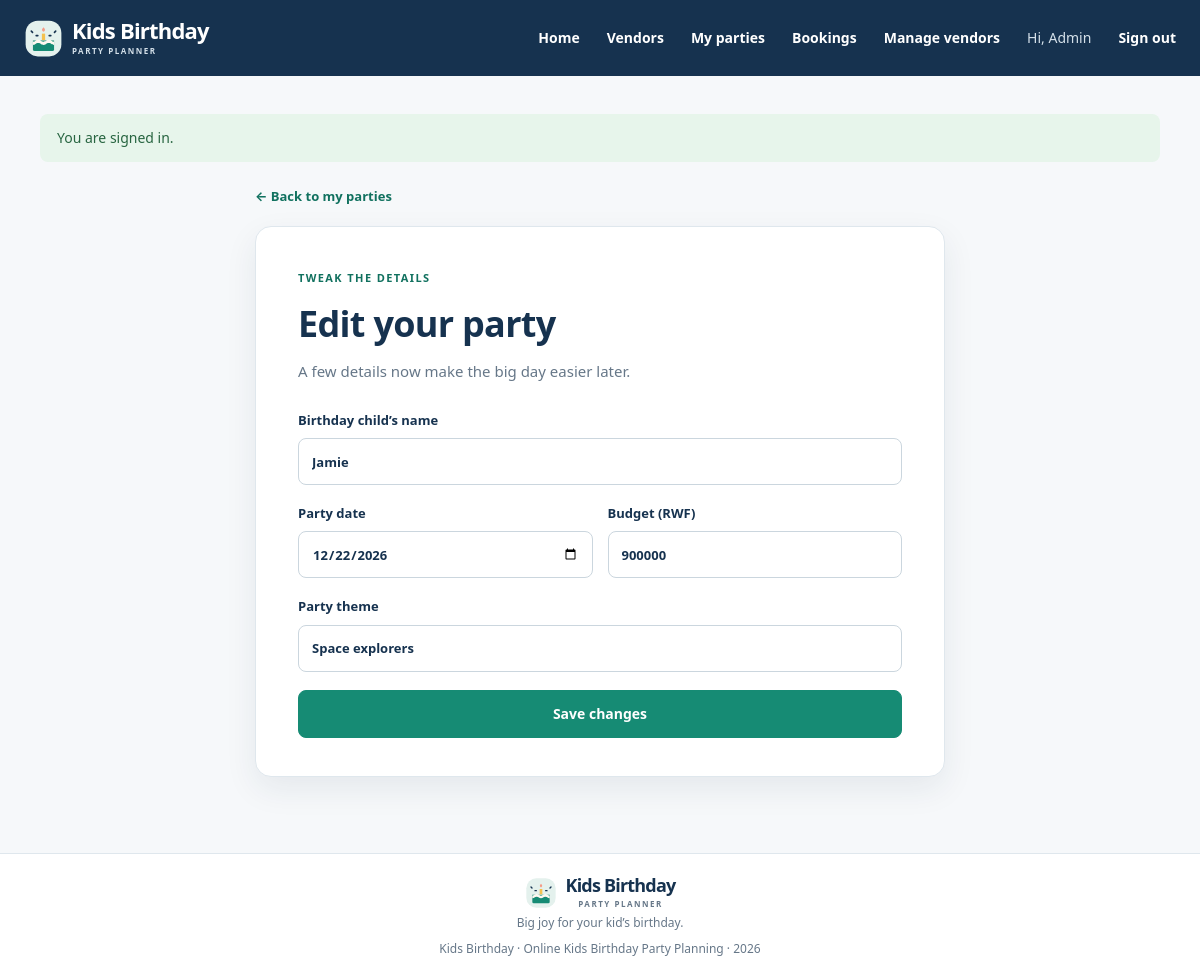
The app's page /index.php?r=parties/edit&id=1 (signed in) with its own data.
### tables this page shows
CREATE TABLE IF NOT EXISTS users (
    user_id INT UNSIGNED NOT NULL AUTO_INCREMENT,
    username VARCHAR(80) NOT NULL,
    email VARCHAR(190) NOT NULL,
    password_hash VARCHAR(255) NOT NULL,
    role ENUM('parent', 'admin') NOT NULL DEFAULT 'parent',
    created_at TIMESTAMP NOT NULL DEFAULT CURRENT_TIMESTAMP,
    PRIMARY KEY (user_id),
    UNIQUE KEY uq_users_email (email)
);

CREATE TABLE IF NOT EXISTS parties (
    party_id INT UNSIGNED NOT NULL AUTO_INCREMENT,
    parent_id INT UNSIGNED NOT NULL,
    child_name VARCHAR(80) NOT NULL,
    party_date DATE NOT NULL,
    theme VARCHAR(100) NOT NULL,
    budget DECIMAL(7,0) UNSIGNED NOT NULL,
    PRIMARY KEY (party_id),
    KEY idx_parties_parent_date (parent_id, party_date),
    CONSTRAINT fk_parties_parent FOREIGN KEY (parent_id)
        REFERENCES users (user_id) ON UPDATE CASCADE ON DELETE CASCADE
);

### app/Core/helpers.php (called while the page is built, shortened)
<?php
function db(): PDO
{
    return Database::connection();
}
function e($value): string
{
    return htmlspecialchars((string) $value, ENT_QUOTES | ENT_SUBSTITUTE, 'UTF-8');
}
function form_value(string $key, $default = ''): string
{
    return is_scalar($default) || $default === null ? (string) $default : '';
}
function current_user(): ?array
{
    return $_SESSION['user'] ?? null;
}
function render(string $view, array $data = []): void
{
    extract($data, EXTR_SKIP);
    $viewFile = __DIR__ . '/../Views/' . $view . '.php';
    require __DIR__ . '/../Views/layout/header.php';
    require $viewFile;
    require __DIR__ . '/../Views/layout/footer.php';
}
function take_flashes(): array
{
    $messages = $_SESSION['flash'] ?? [];
    return $messages;
}
function request_id(): int
{
    return filter_input(INPUT_GET, 'id', FILTER_VALIDATE_INT) ?: 0;
}

### app/Controllers/PartyController.php (called while the page is built, shortened)
<?php
final class PartyController
{
    public static function edit(): void
    {
        $user = require_login();
        $party = Party::find(request_id());
        if (!$party || !Party::belongsTo((int) $party['party_id'], $user)) {
            throw new HttpException(404, 'Party not found.');
        }
        render('parties/form', ['title' => 'Edit party', 'party' => $party, 'errors' => []]);
    }
}

### config/database.php (called while the page is built)
<?php
return [
    'host' => getenv('DB_HOST') ?: '127.0.0.1',
    'port' => getenv('DB_PORT') ?: '3306',
    'database' => getenv('DB_NAME') ?: 'kids_party_planner',
    'username' => getenv('DB_USER') ?: 'root',
    'password' => getenv('DB_PASS') !== false ? getenv('DB_PASS') : '',
    'charset' => 'utf8mb4',
];

### app/Core/Database.php (called while the page is built, shortened)
<?php
final class Database
{
    private static ?PDO $connection = null;
    public static function connection(): PDO
    {
        if (self::$connection === null) {
            $config = require dirname(__DIR__, 2) . '/config/database.php';
            $dsn = sprintf(
                'mysql:host=%s;port=%s;dbname=%s;charset=%s',
                $config['host'],
                $config['port'],
                $config['database'],
                $config['charset']
            );
            self::$connection = new PDO($dsn, $config['username'], $config['password'], [
                PDO::ATTR_ERRMODE => PDO::ERRMODE_EXCEPTION,
                PDO::ATTR_DEFAULT_FETCH_MODE => PDO::FETCH_ASSOC,
                PDO::ATTR_EMULATE_PREPARES => false,
            ]);
        }
        return self::$connection;
    }
}

### app/Models/User.php (called while the page is built, shortened)
<?php
final class User
{
    public static function find(int $id): ?array
    {
        $statement = db()->prepare('SELECT user_id, username, email, role, created_at FROM users WHERE user_id = ?');
        $statement->execute([$id]);
        $user = $statement->fetch();
        return $user ?: null;
    }
}

### app/bootstrap.php (called while the page is built, shortened)
<?php
require_once __DIR__ . '/Core/Database.php';
require_once __DIR__ . '/Core/helpers.php';
require_once __DIR__ . '/Models/User.php';
require_once __DIR__ . '/Models/Party.php';
require_once __DIR__ . '/Controllers/PartyController.php';
if (!empty($_SESSION['user'])) {
    $sessionUser = User::find((int) $_SESSION['user']['user_id']);
}

### app/Models/Party.php (called while the page is built, shortened)
<?php
final class Party
{
    public static function find(int $id): ?array
    {
        $statement = db()->prepare(
            'SELECT p.*, u.username AS parent_name FROM parties p JOIN users u ON u.user_id = p.parent_id WHERE p.party_id = ?'
        );
        $statement->execute([$id]);
        $party = $statement->fetch();
        return $party ?: null;
    }
    public static function belongsTo(int $id, array $user): bool
    {
        $party = self::find($id);
        return $party && ($user['role'] === 'admin' || (int) $party['parent_id'] === (int) $user['user_id']);
    }
}

### app/Views/parties/form.php (the view, shortened to what this page needs)
<?php $formData = $values ?? $party ?? []; $editing = !empty($party); ?>
<section class="narrow-section">
    <a class="back-link" href="index.php?r=parties">← Back to my parties</a>
    <div class="form-panel panel-wide">
        <span class="eyebrow"><?= $editing ? 'TWEAK THE DETAILS' : 'LET’S GET THE PARTY STARTED' ?></span>
        <h1><?= $editing ? 'Edit your party' : 'Plan a party' ?></h1>
        <p class="muted">A few details now make the big day easier later.</p>
        <form method="post" action="index.php?r=parties/<?= $editing ? 'update' : 'store' ?>" class="stack-form" data-client-validation>
            <label>Birthday child’s name<input type="text" name="child_name" value="<?= e(form_value('child_name', $formData['child_name'] ?? '')) ?>" required maxlength="80"></label>
            <div class="form-row">
                <label>Party date<input type="date" name="party_date" value="<?= e(form_value('party_date', $formData['party_date'] ?? '')) ?>" required min="<?= e(date('Y-m-d')) ?>"></label>
                <label>Budget (RWF)<input type="number" name="budget" value="<?= e(form_value('budget', $formData['budget'] ?? '')) ?>" required min="0" max="9999999" step="1"></label>
            </div>
            <label>Party theme<input type="text" name="theme" value="<?= e(form_value('theme', $formData['theme'] ?? '')) ?>" required minlength="2" maxlength="100" placeholder="e.g. Under the sea"></label>
            <button class="button" type="submit"><?= $editing ? 'Save changes' : 'Save party plan' ?></button>
        </form>
    </div>
</section>

### app/Views/layout/header.php (shortened to what this page needs)
<?php $flashes = take_flashes(); ?>
<!doctype html>
<html lang="en">
<head>
    <link rel="stylesheet" href="assets/css/style.css?v=2">
</head>
<body>
<header class="site-header">
    <div class="nav-wrap">
        <a class="brand" href="index.php?r=home" aria-label="Kids Birthday home">
            <img class="brand-mark" src="assets/images/birthday-mark.svg" alt="">
            <span class="brand-copy"><span class="brand-name">Kids Birthday</span><span class="brand-caption">PARTY PLANNER</span></span>
        </a>
        <nav class="main-nav" id="main-navigation" aria-label="Main navigation">
            <a href="index.php?r=home">Home</a>
            <a href="index.php?r=vendors">Vendors</a>
            <?php if (current_user()): ?>
                <a href="index.php?r=parties">My parties</a>
                <a href="index.php?r=bookings">Bookings</a>
                <?php if (current_user()['role'] === 'admin'): ?>
                    <a href="index.php?r=vendors/manage">Manage vendors</a>
                <?php endif; ?>
                <a class="nav-user" href="index.php?r=profile" title="Your profile">Hi, <?= e(current_user()['role'] === 'admin' ? 'Admin' : current_user()['username']) ?></a>
                <form class="nav-logout" method="post" action="index.php?r=logout">
                    <button class="link-button" type="submit">Sign out</button>
                </form>
            <?php else: ?>
                <a href="index.php?r=login">Sign in</a>
                <a class="button button-small" href="index.php?r=register">Get started</a>
            <?php endif; ?>
        </nav>
    </div>
</header>
<main class="main-content" id="main-content">
    <?php foreach ($flashes as $flash): ?>
        <div class="flash flash-<?= e($flash['type']) ?>" role="status"><?= e($flash['message']) ?></div>
    <?php endforeach; ?>

### assets/css/style.css (style rules this page uses)
:root { --ink: #16324f; --muted: #667788; --accent: #168b74; --accent-dark: #11715f; --accent-soft: #e5f2ee; --peach: #fce9dc; --mint: #e4f1ed; --cream: #f6f8fa; --line: #dfe7ed; --white: #fff; --shadow: 0 12px 32px rgba(22, 50, 79, .08); font-family: system-ui, -apple-system, BlinkMacSystemFont, "Segoe UI", sans-serif; color: var(--ink); background: var(--cream); font-synthesis: none; text-rendering: optimizeLegibility; }
* { box-sizing: border-box; font-style: normal; }
body { margin: 0; background: var(--cream); font-size: 15px; line-height: 1.55; }
a { color: var(--accent-dark); text-decoration: none; }
button, input, select { font: inherit; }
button, select { cursor: pointer; }
.main-content { width: min(1120px, calc(100% - 48px)); min-height: calc(100vh - 180px); margin: 0 auto; padding: 38px 0 76px; }
.site-header { position: sticky; z-index: 20; top: 0; background: var(--ink); color: white; }
.nav-wrap { width: min(1200px, calc(100% - 48px)); height: 76px; margin: auto; display: flex; justify-content: space-between; align-items: center; }
.brand { display: inline-flex; align-items: center; gap: 9px; color: var(--ink); font-size: 22px; font-weight: 700; letter-spacing: -.8px; }
.site-header .brand { color: white; }
.site-header .brand-caption { color: #d4e0e9; }
.brand-mark { display: block; width: 39px; height: 39px; object-fit: contain; }
.brand-copy { display: grid; gap: 4px; }
.brand-name { line-height: 1; }
.brand-caption { color: var(--muted); font-size: 8px; font-weight: 700; letter-spacing: 1.5px; }
.main-nav { display: flex; align-items: center; gap: 27px; font-size: 14px; font-weight: 600; }
.main-nav > a:not(.button), .main-nav .link-button { color: white; }
.nav-user { color: #d4e0e9; font-weight: 500; }
.main-nav > a.nav-user { color: #d4e0e9; }
.nav-logout { margin: 0; }
.link-button { padding: 0; border: 0; background: transparent; font-size: inherit; font-weight: 600; }
.button { display: inline-flex; min-height: 48px; align-items: center; justify-content: center; gap: 14px; padding: 0 22px; border: 1px solid var(--accent); border-radius: 8px; background: var(--accent); color: white; font-size: 14px; font-weight: 700; transition: .2s ease; }
.flash { margin: 0 auto 20px; padding: 13px 17px; border-radius: 8px; font-size: 14px; }
.flash-success { background: #e7f5eb; color: #286541; }
.eyebrow { color: var(--accent-dark); font-size: 11px; font-weight: 700; letter-spacing: 1.4px; }
h1, h2, h3, p { margin-top: 0; }
h1, h2 { font-family: inherit; letter-spacing: -.7px; }
.narrow-section { max-width: 690px; margin: 0 auto; }
.back-link { display: inline-block; margin: 4px 0 20px; font-size: 13px; font-weight: 700; }
.form-panel { padding: 34px; border: 1px solid var(--line); border-radius: 16px; background: white; box-shadow: var(--shadow); }
.panel-wide { padding: 38px 42px; }
.form-panel h1 { margin: 8px 0 8px; font-size: 36px; }
.muted { color: var(--muted); }
.stack-form { display: grid; gap: 18px; margin-top: 24px; }
.stack-form label { display: grid; gap: 8px; color: var(--ink); font-size: 13px; font-weight: 600; }
.stack-form input, .stack-form select, .inline-form select { width: 100%; min-height: 47px; padding: 10px 13px; border: 1px solid #cbd6de; border-radius: 8px; outline: none; background: white; color: var(--ink); }
.form-row { display: grid; grid-template-columns: 1fr 1fr; gap: 15px; }
.form-panel .stack-form { margin-top: 27px; }

### records on screen
users: role "Admin"
parties: child_name "Jamie", party_date "12/22/2026", budget "900000", theme "Space explorers"

### other values on screen
$flash['message'] "You are signed in."
